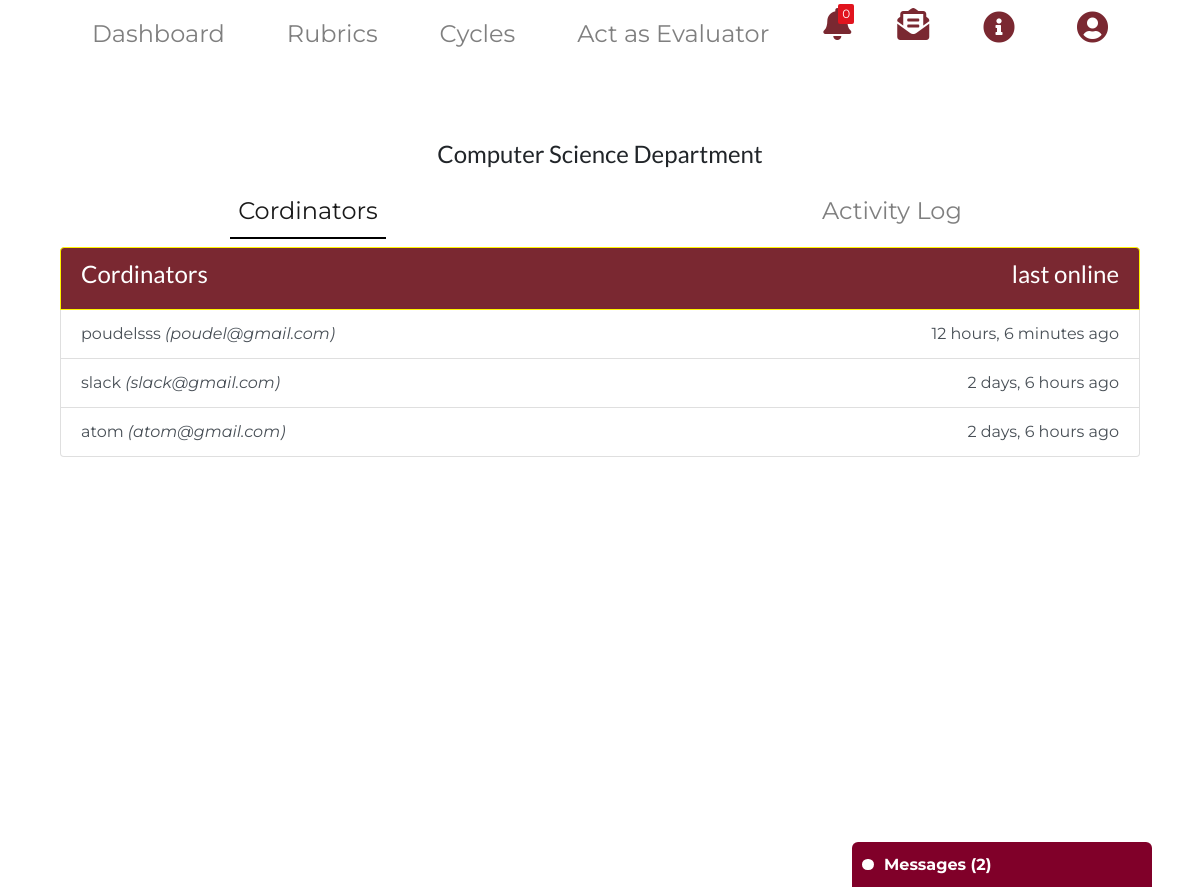
/department_view/8 (signed in), run on the app's committed database.
### main/models.py (models this page shows)
class CoOrdinator(models.Model):
    name = models.CharField(max_length=100)
    email = models.CharField(max_length=200)
    department = models.CharField(max_length=200)
    dept = models.ForeignKey(Department, null=True, on_delete=models.CASCADE)
    last_online = models.DateTimeField(null=True)

### main/views.py (the view)
# urls.py: path('department_view/<int:cordinator_id>', views.department_view, name="department_view"),
def department_view(request, cordinator_id):
    cordinator = CoOrdinator.objects.get(id=cordinator_id)
    dept = cordinator.dept
    department_name = cordinator.department
    print(dept)
    cordinators = CoOrdinator.objects.filter(dept=dept)
    print(cordinators)
    for logs in Log.objects.filter(subject=dept):
        for co in cordinators:
            if(logs.cor==co.email):
                CoOrdinator.objects.filter(id=co.id).update(last_online=logs.created_at)
    context = {'cordinator':cordinator, 'dept_id':dept.id, 'list_dept':'active', 'cordinators':cordinators
    , 'notification_count' : Notification.objects.filter(read=False, to=request.user.email).count(),
    'notifications' : Notification.objects.filter(read=False, to=request.user.email).order_by('-created_at' ),
     'msgs_count': Broadcast.objects.filter(receiver=request.user.email, read=False).order_by('-sent_at').count(),
    'msgs':Broadcast.objects.filter(receiver=request.user.email).order_by('-sent_at'), 'department_name':department_name}
    return render(request, 'main/department_view.html', context)

### main/templates/main/department_view.html (shortened to what this page needs)
{% extends  'main/adminbase.html' %}
{%load static%}
{%block body_block%}
<br>
<br>
<h4 class = "text-center">{{department_name}} Department </h4>
<nav class="navbar sticky-top navbar-expand-lg  navbar-light ">
<div class="collapse navbar-collapse" id="navbarTogglerDemo04">
  <ul class="navbar-nav w-100 mr-auto mt-2 mt-lg-0 justify-content-around">
    <li class="nav-item {{list_dept}}" >
      <a class="nav-link" href="" >Cordinators</a>
    </li>
    <li class="nav-item {{log_dept}}" >
      <a class="nav-link" href="{%url 'main:dept_log' dept_id %}"> Activity Log</a>
    </li>
    </ul>
  </div>
</nav>
<div class = "container">
  <div class = "container-fluid">
    <ul class="list-group" style = "overflow-y:auto; height: 80vh;">
      <li class="list-group-item  list-group-item-action active  d-flex justify-content-between"><span> <h4>Cordinators</h4> </span>
        <span><h4>last online</h4></span>
      </li>
      {%for co in cordinators%}
        <a href= "#" class="list-group-item list-group-item-action d-flex justify-content-between"><span>{{co.name}} <em>({{co.email}})</em></span>
          {%if co.last_online%}
           {{co.last_online|timesince}} ago
          {%endif%}
         </a>
  {%endfor%}
</ul>
{%endblock%}

### main/static/css/landing.css (style rules this page uses)
body { font-family: Montserrat, Lato, 'Nunito Sans', Helvetica, Arial, Platino, Garamond, Bookman, Lucidia; }
body { height: 100vh; }
li.nav-item.active { border-bottom: 2px solid black; }
.nav-item { font-size: 1.5rem; }
.list-group-item.active { z-index: 2; color: #fff; background-color: #7a2831 ; border-color: #fff300; }
h4 { font-family: lato; }

### main/templates/main/adminbase.html (style rules this page uses)
body { background: #fff; color: #212121; font-family: 'Open Sans', sans-serif; }

### main/templates/main/navbar.html (style rules this page uses)
ul li a { color:#FFF; text-decoration:none; cursor:pointer; }

### data on the page
CoOrdinator: department "Computer Science", name "poudelsss", email "poudel@gmail.com", last_online "12 hours, 6 minutes"
CoOrdinator: name "slack", email "slack@gmail.com", last_online "2 days, 6 hours"
CoOrdinator: name "atom", email "atom@gmail.com", last_online "2 days, 6 hours"

### other printed values
{{ notification_count }} "0"
{{ msgs_count }} "2"
